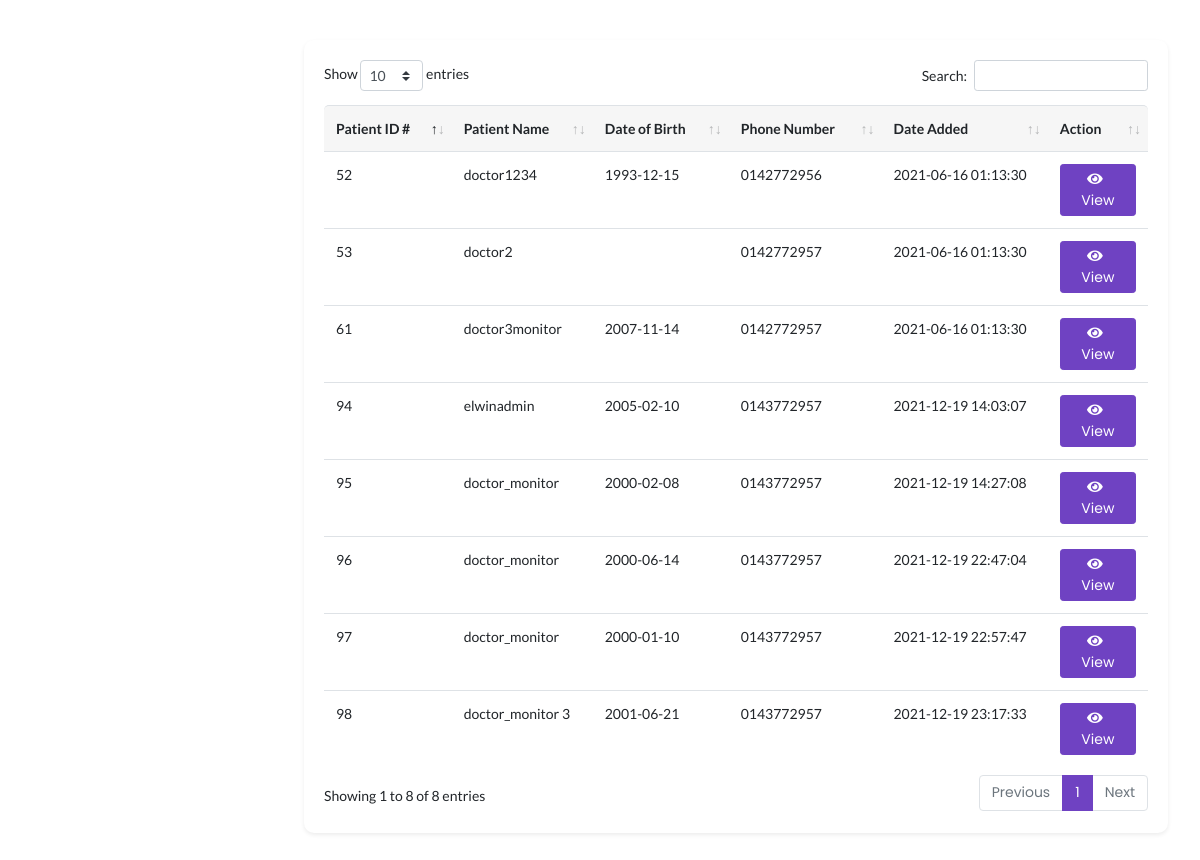
Screenshot of /admin/not_needed/doctor-list.php with the database file from the repository.
### tables this page shows
CREATE TABLE `user_master` (
  `m_id` int(11) NOT NULL,
  `m_name` longtext NOT NULL,
  `m_identity` longtext DEFAULT NULL,
  `m_regis_id` varchar(255) DEFAULT NULL,
  `m_gender` varchar(45) DEFAULT NULL,
  `m_type` varchar(45) NOT NULL COMMENT 'p: patient\\nd: doctor\\ndop: department of pathology\\n',
  `password` longtext NOT NULL,
  `flag` int(11) NOT NULL DEFAULT 1 COMMENT '0: do not show (meaning delete from user perspective)\\\\n1: show',
  `email` longtext NOT NULL,
  `phone` longtext NOT NULL,
  `doctor_inCharge` int(11) NOT NULL DEFAULT 0,
  `m_dob` date DEFAULT NULL,
  `m_age` varchar(255) DEFAULT NULL,
  `m_address` varchar(255) DEFAULT NULL,
  `m_city` varchar(255) DEFAULT NULL,
  `m_state` varchar(255) DEFAULT NULL,
  `m_zipcode` varchar(255) DEFAULT NULL,
  `token` longtext NOT NULL,
  `tokenExpire` datetime DEFAULT NULL,
  `created_at` datetime NOT NULL,
  `updated_at` datetime NOT NULL
);

### config/security.php (called while the page is built, shortened)
<?php
function encrypt_url($data)
{
	return urlencode(base64_encode($data));
}

### admin/not_needed/doctor-list.php (the view, shortened to what this page needs)
<?php
require_once("../config/autoload.php");
?>
<!DOCTYPE html>
<html lang="en">
<head>
    <?php include CSS_PATH;?>
</head>
<body>
    <div class="page-content" id="content">
        <div class="row">
            <div class="col-12">
                <div class="card shadow-sm rounded">
                    <div class="card-body">
                        <div class="card-inner">
                            <div class="data-tables">
                                <table id="datatable" class="table" style="width:100%">
                                    <thead>
                                        <tr>
                                            <th>Patient ID #</th>
                                            <th>Patient Name</th>
                                            <th>Date of Birth</th>
                                            <th>Phone Number</th>
                                            <th>Date Added</th>
                                            <th>Action</th>
                                        </tr>
                                    </thead>
                                    <tbody>
                                        <?php
                                        $table_result = mysqli_query($conn, "SELECT * FROM user_master WHERE m_type = 'd' and flag ='1'");
                                        while ($table_row = mysqli_fetch_assoc($table_result)) {
                                        ?>
                                        <tr>
                                            <td><?php echo $table_row["m_id"];?></td>
                                            <td><?php echo $table_row["m_name"];?></td>
                                            <td><?php echo $table_row["m_dob"];?></td>
                                            <td><?php echo $table_row["phone"];?></td>
                                            <td><?php echo $table_row["created_at"];?></td>
                                            <td><a href="doctor-view.php?pid=<?php echo encrypt_url($table_row["m_id"]);?>" class="btn btn-sm btn-primary"><i class="fa fa-eye"></i> View</a></td>
                                        </tr>
                                        <?php
                                        }
                                        ?>
                                    </tbody>
                                </table>
                            </div>
                        </div>
                    </div>
                </div>
            </div>
        </div>
    </div>
</body>
</html>

### config/path_css.php (shortened to what this page needs)
<?php
$cssItem = array(
    'bootstrap.min.css',
    'bootstrap-datetimepicker.min.css',
    'dataTables.bootstrap4.min.css',
    'bootstrap-select.min.css',
    'animate.css',
    'themify-icons.css',
    'owl.carousel.min.css',
    'all.min.css',
    'metisMenu.min.css',
    'sweetalert2.min.css',
    'typography.css',
    'default.css',
    'login.css'
);
foreach ($cssItem as $cssPath) {
    echo '<link rel="stylesheet" href="' . ('../assets/css/' . $cssPath) . '">' . PHP_EOL;
}
echo '<link href="https://cdn.jsdelivr.net/npm/select2@4.1.0-rc.0/dist/css/select2.min.css" rel="stylesheet" />';

### assets/css/typography.css (style rules this page uses)
body { font-size: 14px; font-family: 'Lato', sans-serif; }
a, a:visited { text-decoration: none; transition: all 0.3s ease-in-out; -webkit-transition: all 0.3s ease-in-out; -moz-transition: all 0.3s ease-in-out; -o-transition: all 0.3s ease-in-out; outline: 0; font-family: 'Poppins', 'Helvetica', sans-serif; }

### assets/css/default.css (style rules this page uses)
.card-body button i , .card-body a i { margin-right: 6px; }
body { overflow-x: hidden; background: #fff; }
.page-content { width: calc(100% - 15rem); margin-left: 16rem; transition: all 0.4s; padding: 1.9rem 3rem; }
:root { --primary-color: #6F42C2; }
.btn-primary { color: #fff; background-color: #6F42C2 !important; border-color: #6F42C2 !important; }
.card { margin: 10px 0; border-radius: 10px !important; border: 0; margin-bottom: 1.5rem; box-shadow: 0 2px 2px 3px rgba(0, 0, 0, .04); transition: all .2s ease-in-out; }
.table thead tr th, tfoot tr { background: #f6f6f6 !important; border-bottom: 0 !important; }
.table thead th:first-child { border-top-left-radius: 5px; }
.table thead th:last-child { border-top-right-radius: 5px; }
.table tbody tr { transition: all .2s; }

### assets/css/login.css (style rules this page uses)
html { min-height: 100%; position: relative; }

### rows the page displays
user_master: m_id "52", m_name "doctor1234", m_dob "1993-12-15", phone "0142772956", created_at "2021-06-16 01:13:30"
user_master: m_id "53", m_name "doctor2", phone "0142772957", created_at "2021-06-16 01:13:30"
user_master: m_id "61", m_name "doctor3monitor", m_dob "2007-11-14", phone "0142772957", created_at "2021-06-16 01:13:30"
user_master: m_id "94", m_name "elwinadmin", m_dob "2005-02-10", phone "0143772957", created_at "2021-12-19 14:03:07"
user_master: m_id "95", m_name "doctor_monitor", m_dob "2000-02-08", phone "0143772957", created_at "2021-12-19 14:27:08"
user_master: m_id "96", m_name "doctor_monitor", m_dob "2000-06-14", phone "0143772957", created_at "2021-12-19 22:47:04"
user_master: m_id "97", m_name "doctor_monitor", m_dob "2000-01-10", phone "0143772957", created_at "2021-12-19 22:57:47"
user_master: m_id "98", m_name "doctor_monitor 3", m_dob "2001-06-21", phone "0143772957", created_at "2021-12-19 23:17:33"
